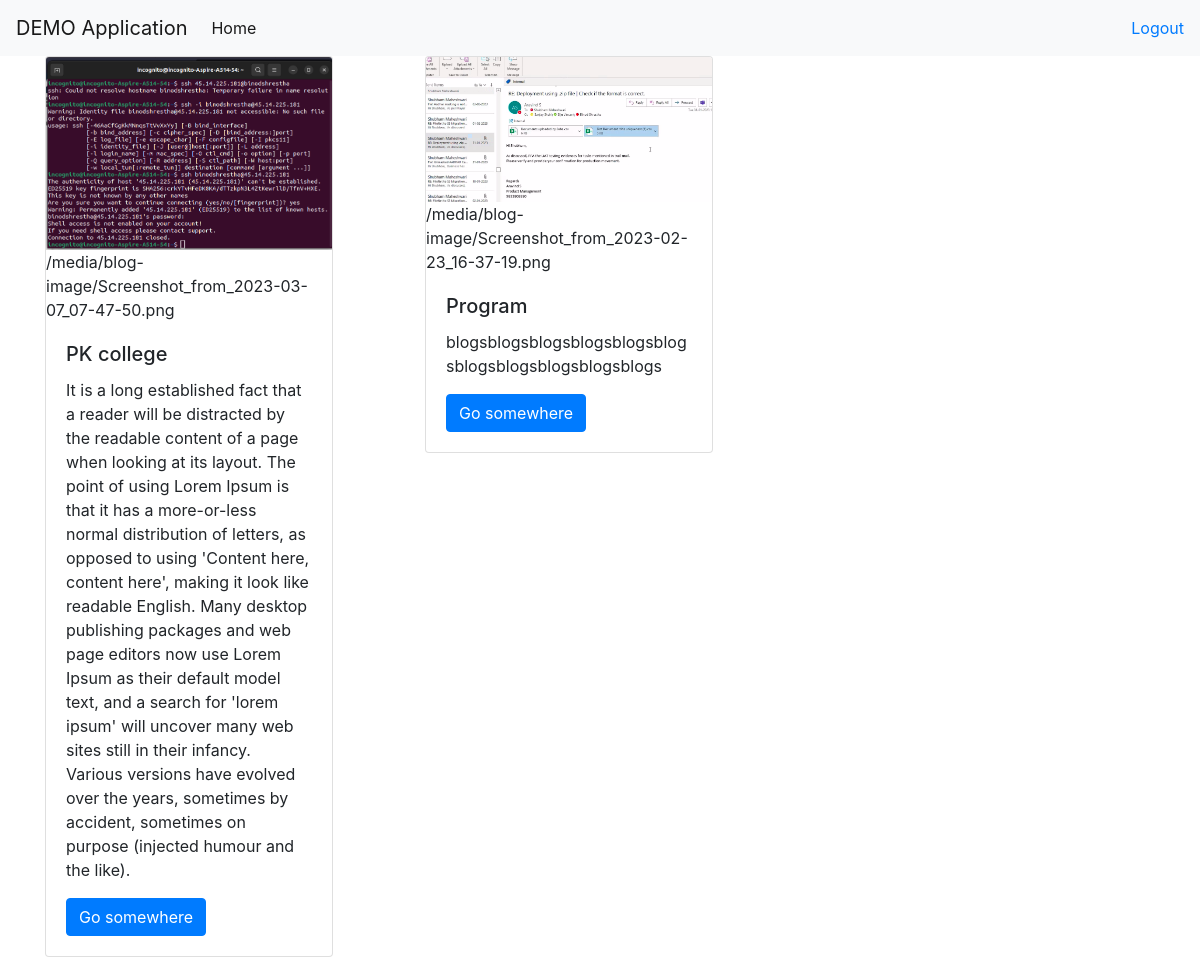
The app's page /blog-app/show-blog/ (signed in) with its own data.
### blog_app/models.py (models this page shows)
class BlogTable(models.Model):
    title = models.CharField(max_length=100)
    description = models.TextField(null=True,blank=True)
    image = models.ImageField(upload_to='blog-image')

### blog_app/views.py (the view)
# urls.py: path('show-blog/',views.show_blog,name="show_blog"),
@login_required
def show_blog(request):
    list_blogs = BlogTable.objects.all()
    return render(request,"show_blog.html",{'blogs':list_blogs})

### templates/show_blog.html
{% extends 'base.html' %}
{% load static %}
{% block content %}
    <div class="container">
      <div class="row">
        {% for blog in blogs %}
        <div class="col-4">
          <div class="card" style="width: 18rem;">
            <img class="card-img-top" src="{{ blog.image.url }}" alt="Card image cap">
            {{ blog.image.url }}
            <div class="card-body">
              <h5 class="card-title">{{blog.title}}</h5>
              <p class="card-text">{{blog.description}}</p>
              <a href="#" class="btn btn-primary">Go somewhere</a>
            </div>
          </div>
        </div>
    {% endfor %}
      </div>
{% endblock %}

### templates/base.html (shortened to what this page needs)
<!DOCTYPE html>
<html lang="en">
<head>
	<link rel="stylesheet" href="https://cdn.jsdelivr.net/npm/bootstrap@4.0.0/dist/css/bootstrap.min.css">
</head>
<body>
<nav class="navbar navbar-expand-lg navbar-light bg-light">
  <a class="navbar-brand" href="#">DEMO Application</a>
  <div class="collapse navbar-collapse" id="navbarSupportedContent">
    <ul class="navbar-nav mr-auto">
      <li class="nav-item active">
        <a class="nav-link" href="{% url 'show_blog' %}">Home <span class="sr-only">(current)</span></a>
      </li>
    </ul>
  <a href="{% url 'logout_user' %}"> Logout</a>
  </div>
</nav>
    {% block content %}
   {% endblock content %}
</body>
</html>

### records on screen
BlogTable: image (picture), image "/media/blog-image/Screenshot_from_2023-03-07_07-47-50.png", title "PK college", description "It is a long established fact that a reader will be distracted by the readable content of a page when looking at its layout. The point of using Lorem Ipsum is that it has a more-or-less normal distribution of letters, as opposed to using 'Content here, content here', making it look like readable English. Many desktop publishing packages and web page editors now use Lorem Ipsum as their default model text, and a search for 'lorem ipsum' will uncover many web sites still in their infancy. Various versions have evolved over the years, sometimes by accident, sometimes on purpose (injected humour and the like)."
BlogTable: image (picture), image "/media/blog-image/Screenshot_from_2023-02-23_16-37-19.png", title "Program", description "blogsblogsblogsblogsblogsblogsblogsblogsblogsblogsblogs"
